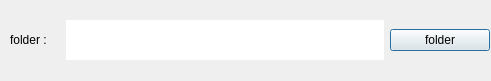
<?xml version="1.0" encoding="UTF-8"?>
<ui version="4.0">
 <class>Dialog</class>
 <widget class="QDialog" name="Dialog">
  <property name="geometry">
   <rect>
    <x>0</x>
    <y>0</y>
    <width>491</width>
    <height>81</height>
   </rect>
  </property>
  <property name="windowTitle">
   <string>Dialog</string>
  </property>
  <widget class="QWidget" name="horizontalLayoutWidget">
   <property name="geometry">
    <rect>
     <x>0</x>
     <y>0</y>
     <width>500</width>
     <height>80</height>
    </rect>
   </property>
   <layout class="QHBoxLayout" name="horizontalLayout">
    <property name="leftMargin">
     <number>10</number>
    </property>
    <property name="rightMargin">
     <number>10</number>
    </property>
    <item>
     <widget class="QLabel" name="label">
      <property name="maximumSize">
       <size>
        <width>50</width>
        <height>16777215</height>
       </size>
      </property>
      <property name="text">
       <string>folder : </string>
      </property>
     </widget>
    </item>
    <item>
     <widget class="QLabel" name="label_folderPath">
      <property name="minimumSize">
       <size>
        <width>0</width>
        <height>0</height>
       </size>
      </property>
      <property name="maximumSize">
       <size>
        <width>16777215</width>
        <height>40</height>
       </size>
      </property>
      <property name="styleSheet">
       <string notr="true">background-color: rgb(255, 255, 255);
border-color: rgb(0, 0, 0);</string>
      </property>
      <property name="text">
       <string/>
      </property>
     </widget>
    </item>
    <item>
     <widget class="QPushButton" name="btn_folderChoose">
      <property name="maximumSize">
       <size>
        <width>100</width>
        <height>16777215</height>
       </size>
      </property>
      <property name="text">
       <string>folder</string>
      </property>
     </widget>
    </item>
   </layout>
  </widget>
 </widget>
 <resources/>
 <connections/>
</ui>
